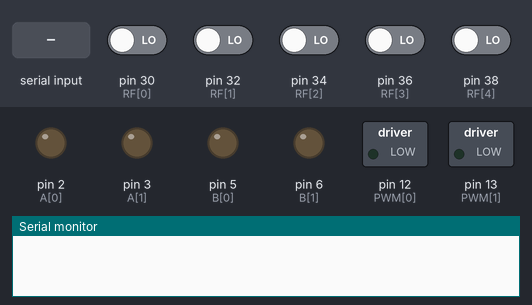
A sketch run on a simulated Arduino Mega 2560, built with avr-gcc and run on an emulated ATmega2560. Shown: switched loads named in the sketch (green lamp = pin HIGH), output pins drawn as LEDs (lit = HIGH), the last lines printed to the serial monitor. The inputs (shaded band) are chosen by the test bench; at power-on: pin 30 (RF[0]), pin 32 (RF[1]), pin 34 (RF[2]), pin 36 (RF[3]), pin 38 (RF[4]) LOW. Pins used as bus, display or sensor lines are not drawn.

Above: at 1.2 s.
1.3 s: "l" received over the second serial link
At 2.5 s:
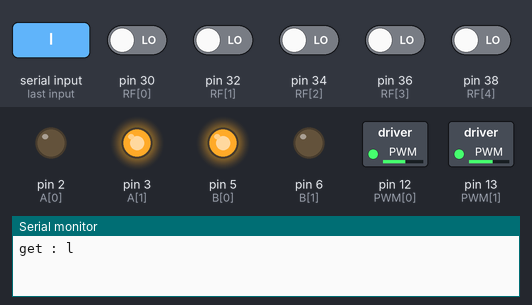
2.8 s: pin 30 (RF[0]) driven HIGH
At 3.7 s:
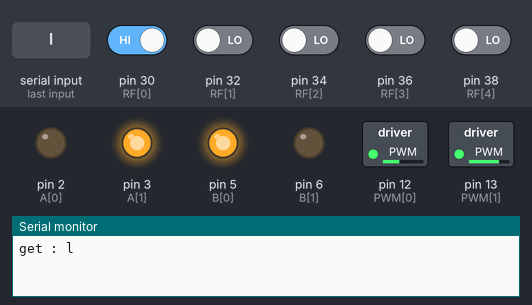
4.3 s: pin 32 (RF[1]) driven HIGH
At 4.9 s:
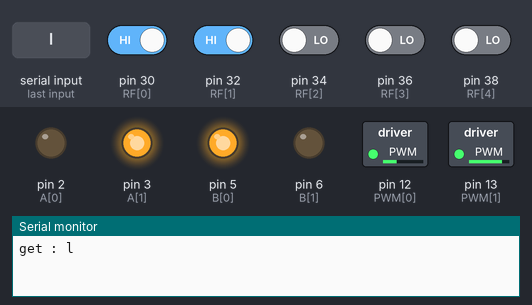
5.8 s: pin 38 (RF[4]) driven HIGH
At 7.0 s:
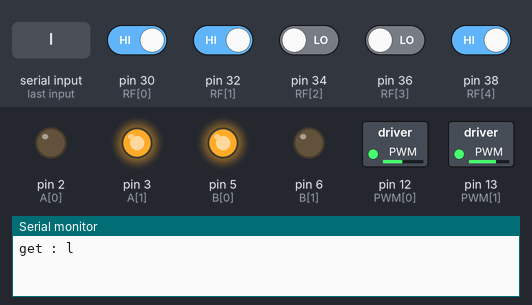
7.3 s: pin 34 (RF[2]) driven HIGH
At 7.98 s:
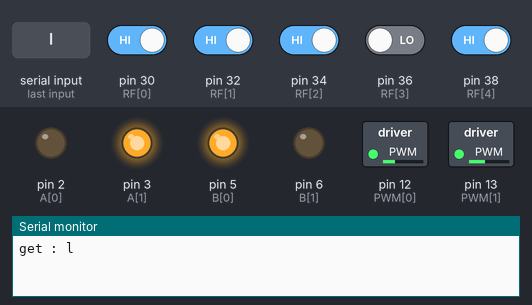
9.6 s: "r" received over the second serial link
At 9.8 s:
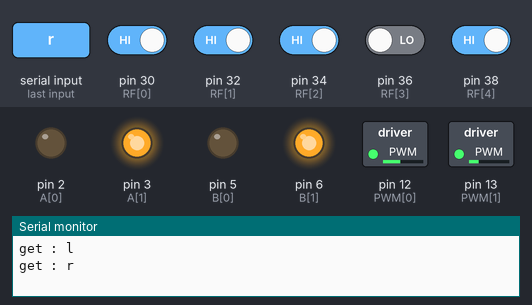
Timing chart, 0 to 12.4 s (numbered marks = the images above; inputs shaded):
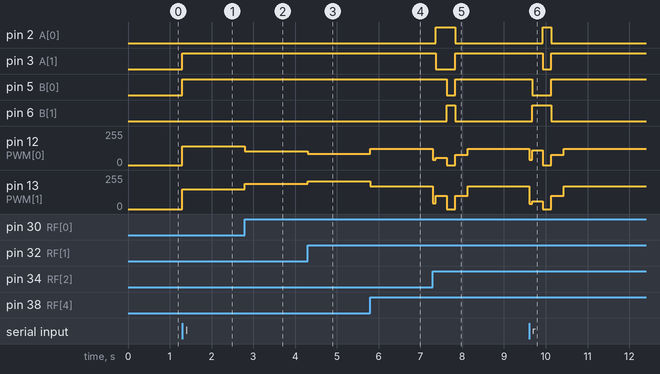

The sketch:

ver4.17.ino
```cpp
/***************************************************************************/
// File       [final_project.ino]
// Author     [Erik Kuo]
// Synopsis   [Code for managing main process]
// Functions  [setup, loop, Search_Mode, Hault_Mode, SetState]
// Modify     [2020/03/27 Erik Kuo]
/***************************************************************************/

#define DEBUG  // debug flag

// for RFID
#include <MFRC522.h>
#include <SPI.h>
#include <SoftwareSerial.h>
/*===========================define pin & create module object================================*/
// SoftwareSerial BT(10, 11);
#define BT Serial1
int PWM[] = {12, 13}; // A, B
int A[] = {2, 3};
int B[] = {5, 6};
int RF[] = {30, 32, 34, 36, 38};
int loop_cnt = 0;
// RFID, 請按照自己車上的接線寫入腳位
#define RST_PIN 9                // 讀卡機的重置腳位
#define SS_PIN 53               // 晶片選擇腳位
MFRC522 mfrc522(SS_PIN, RST_PIN);  // 建立MFRC522物件
/*===========================define pin & create module object===========================*/

/*============setup============*/
void setup() {
    Serial.begin(9600);
    BT.begin(9600);
    SPI.begin();
    mfrc522.PCD_Init();
    for(int i = 0; i < 2; i++)
        pinMode(PWM[i], OUTPUT), pinMode(A[i], OUTPUT), pinMode(B[i], OUTPUT);
    for(int i = 0; i < 5; i++)
        pinMode(RF[i], INPUT);

#ifdef DEBUG
#endif
}
/*============setup============*/

/*=====Import header files=====*/
#include "RFID.h"
// #include "bluetooth.h"
// #include "node_slow.h"
#include "node.h"
// #include "track.h" functions are in node.h
/*=====Import header files=====*/

/*===========================initialize variables===========================*/
int _Tp = 100;                                // set your own value for motor power
//BT_CMD _cmd = NOTHING;  // enum for bluetooth message, reference in bluetooth.h line 2
/*===========================initialize variables===========================*/

/*===========================declare function prototypes===========================*/
void Search();    // search graph
void SetState();  // switch the state

int state = 0;

bool checkMFRC(){
    if(!mfrc522.PICC_IsNewCardPresent() || !mfrc522.PICC_ReadCardSerial()) {
        return false;
    } //PICC_IsNewCardPresent()：是否感應到新的卡片?
    Serial.println(F("*Card Detected:*"));
    // mfrc522->PICC_DumpDetailsToSerial(&(mfrc522->uid)); //讀出 UID
    for (byte i = 0; i < mfrc522.uid.size; i++) {
        Serial.print(mfrc522.uid.uidByte[i], HEX);
        BT.print(mfrc522.uid.uidByte[i], HEX);
        // uidStr += String(mfrc522.uid.uidByte[i], HEX);
    }
    Serial.println("");
    BT.println("");
    mfrc522.PICC_HaltA(); // 讓同一張卡片進入停止模式 (只顯示一次)
    mfrc522.PCD_StopCrypto1(); // 停止 Crypto1
    return true;
}

String s = "fflfbfrrlrbllflbfbs";
int sid = 0;
char BT_get(){
    // if(sid == s.length()) return 'z';
    // return s[sid++];
    if(BT.available()){
        char c = BT.read();
        Serial.print("get : ");
        Serial.println(c);
        return c;
    }
    return 'z';
}

int cnt = 0, id = 1, ini = 0;
char c = 'z';
char lst = 'z';

void send(String s){
    for(int i = 0; i < s.length(); i++){
        byte b = s[i];
        if(b < 0x10) BT.print("0");
        BT.print(b, HEX);
    }
    BT.println("");
}

void loop(){
    // tracking();
    // return;
    // if(c == 'b'){
    //     mfrc522.PCD_Init();
    //     checkMFRC();
    // }
    // while(true){
    //     mfrc522.PCD_Init();
    //     checkMFRC();
    // }
    if(!ini){
        while(c == 'z') c = BT_get();
        String u = "car_received...";
        if (c >= 32 && c <= 126) {
            u += String(c);  // only append printable ASCII
        }
        else {
            u += "[?]";      // placeholder or skip
        }
        BT.println(u);
    }
    ini = 1;
    if(ck() >= 4){
        switch(c){
            case 'l':
                TurnLeft();
                break;
            case 'r':
                TurnRight();
                break;
            case 'b':
                UTurn();
                break;
            case 'f':
                Forward();
                break;
            case 's':
                while(true){
                    Writemotor(0, 0);
                }
                break;
            default:
                while(true){
                    Writemotor(0, 0);
                }
                break;
        }
        unsigned long st = millis();
        while(millis() - st < 200){
            tracking();
        }
        lst = c;
        c = 'z';
        while(c == 'z') c = BT_get();
        // char a = char('a' + cnt);
        // cnt++;
        // String str = "get : " + String(c);
        // send(str);
        // BT.println("s");
        // delay(500);
        BT.println(c);
        // String u = "car_received...";
        // if (c >= 32 && c <= 126) {
        //     u += String(c);  // only append printable ASCII
        // }
        // else {
        //     u += "[?]";      // placeholder or skip
        // }
        // cnt++;
        // if(cnt > 15){
        //     stop(5000);
        // }
        // if(c >= 127){
        //     stop(5000);
        // }
        // Serial.println(u);
        // BT.println(u);
    }
    if(c == 'b' || lst == 'b'){
        mid_tracking();
        mfrc522.PCD_Init();
        checkMFRC();
    }
    else tracking();
}


void SetState() {

    // TODO:
    // 1. Get command from bluetooth
    // 2. Change state if need
}

void Search() {
    // TODO: let your car search graph(maze) according to bluetooth command from computer(python
    // code)
}
/*===========================define function===========================*/
```

RFID.h
```cpp
/***************************************************************************/
// File       [RFID.h]
// Author     [Erik Kuo]
// Synopsis   [Code for getting UID from RFID card]
// Functions  [rfid]
// Modify     [2020/03/27 Erik Kuo]
/***************************************************************************/

/*===========================don't change anything in this file===========================*/

#include <MFRC522.h>  // 引用程式庫
#include <SPI.h>
/* pin---- SDA:9 SCK:13 MOSI:11 MISO:12 GND:GND RST:define on your own  */

byte* rfid(byte& idSize) {
    // 確認是否有新卡片
    if (mfrc522.PICC_IsNewCardPresent() && mfrc522.PICC_ReadCardSerial()) {
        byte* id = mfrc522.uid.uidByte;  // 取得卡片的UID
        idSize = mfrc522.uid.size;       // 取得UID的長度

// Serial.print("PICC type: ");      // 顯示卡片類型
//  根據卡片回應的SAK值（mfrc522.uid.sak）判斷卡片類型
// MFRC522::PICC_Type piccType = mfrc522.PICC_GetType(mfrc522.uid.sak);
// Serial.println(mfrc522.PICC_GetTypeName(piccType));
#ifdef DEBUG
        Serial.print("UID Size: ");  // 顯示卡片的UID長度值
        Serial.println(idSize);
        for (byte i = 0; i < idSize; i++) {  // 逐一顯示UID碼
            Serial.print("id[");
            Serial.print(i);
            Serial.print("]: ");
            Serial.println(id[i], HEX);  // 以16進位顯示UID值
        }
        Serial.println();
#endif
        mfrc522.PICC_HaltA();  // 讓卡片進入停止模式
        return id;
    }
    return 0;
}
```

node.h
```cpp
/***************************************************************************/
// File			  [node.h]
// Author		  [Erik Kuo, Joshua Lin]
// Synopsis		[Code for managing car movement when encounter a node]
// Functions  [/* add on your own! */]
// Modify		  [2020/03/027 Erik Kuo]
/***************************************************************************/

/*===========================import variable===========================*/
int extern _Tp;
int extern PWM[];
int extern A[];
int extern B[];
int extern RF[];
/*===========================import variable===========================*/

// TODO: add some function to control your car when encounter a node
// here are something you can try: left_turn, right_turn... etc.

int ck(){
    int c = 0;
    for(int i = 0; i < 5; i++) c += digitalRead(RF[i]);
    return c;
}

void Writemotor(double a, double b){
    analogWrite(PWM[0], abs(a));
    analogWrite(PWM[1], abs(b));
    digitalWrite(A[0], a <= 0);
    digitalWrite(A[1], a > 0);
    digitalWrite(B[0], b > 0);
    digitalWrite(B[1], b <= 0);
}

double arr[] = {-40, -20, 0, 20, 40};
int rd[5] = {};

void tracking(bool flag = false){
  double error = 0;
  for(int i = 0; i < 5; i++) if((rd[i] = digitalRead(RF[i]))) error += arr[i];
  // int m0 = rd[2], l2 = rd[0], l1 = rd[1], r1 = rd[3], r2 = rd[4];
  // if(m0 and l2+l1+r1+r2==0){
  //     Writemotor(248,255);
  //   }else if(m0+r1==2 and r2+l1+l2==0){
  //     Writemotor(215,180);
  //   }else if(m0+l1==2 and l2+r1+r2==0){
  //     Writemotor(176,220);
  //   }else if(r1 and r2+m0+l1+l2==0){
  //     Writemotor(195,150);
  //   }else if(l1 and l2+m0+r1+r2==0){
  //     Writemotor(147,200);
  //   }else if(r1+r2==2 and m0+l1+l2==0){
  //     Writemotor(195,120);
  //   }else if(l1+l2==2 and m0+r1+r2==0){
  //     Writemotor(118,200);
  //   }else if(r2==1 and r1+m0+l1+l2==0){
  //     Writemotor(195,80);
  //   }else if(l2==1 and l1+m0+r1+r2==0){
  //     Writemotor(79,200);
  //   }else if(l2+l1+m0+r1+r2==0){
  //     // Writemotor(-195,-200);
  //     Writemotor(248,255);
  //   }else{
  //     Writemotor(0,0);
  //   }

  // return;
  // if(rd[0]){
  //   Writemotor(80, 150);
  //   return;
  // }
  // if(rd[4]){
  //   Writemotor(145, 85);
  //   return;
  // }

  int kp = 1, tp = 150; // old : 37 // new kp : 170
  // int kp = 22, tp = 90;
  //int powerCorrection = kp * error + kd * dError + ki * sumError;
  //lastError = error;
  int vr = (tp - error);
  int vl = 0.95 * (tp + error);

  // int vl = 0.95 * (tp + powerCorrection) * (powerCorrection <= 0 ? 1 : 0.75);
  // int vr = (tp - powerCorrection) * (powerCorrection >= 0 ? 1 : 0.75);
  // int deduct = digitalRead(RF[0]) | digitalRead(RF[4]);
  // if(deduct) vl *= 0.85, vr *= 0.85;
  //vl = min(vl, 255), vr = min(vr, 255);
  //vl = max(vl, -255), vr = max(vr, -255);
  Writemotor(vl, vr);
}

double slow_arr[] = {-20, -10, 0, 10, 20};
void slow_tracking(){
  double powerCorrection = 0;
  for(int i = 0; i < 5; i++) powerCorrection += slow_arr[i] * digitalRead(RF[i]);
  int tp = 90;
  int vr = (tp - powerCorrection);
  int vl = 0.95 * (tp + powerCorrection);
  vl = min(vl, 255), vr = min(vr, 255);
  vl = max(vl, -255), vr = max(vr, -255);
  Writemotor(vl, vr);
}

double mid_arr[] = {-30, -15, 0, 15, 30};
void mid_tracking(){
  double powerCorrection = 0;
  for(int i = 0; i < 5; i++) powerCorrection += mid_arr[i] * digitalRead(RF[i]);
  int tp = 130;
  int vr = (tp - powerCorrection);
  int vl = 0.95 * (tp + powerCorrection);
  vl = min(vl, 255), vr = min(vr, 255);
  vl = max(vl, -255), vr = max(vr, -255);
  Writemotor(vl, vr);
}
void stop(double t = 100){
  unsigned long start_time = millis();
  start_time = millis();
  while(millis() - start_time < t){
    Writemotor(0, 0);
  }
}
void TurnLeft(unsigned long wait_ms = 260){
  unsigned long st = millis();
  while(millis() - st < 70){
    Writemotor(40, 45);
  }
  st = millis();
  while(millis() - st < wait_ms){
    Writemotor(-55, 100);
  }
  while(!digitalRead(RF[0])){
    Writemotor(-30, 50);
  }
  stop(200);
  st = millis();
  while(millis() - st < 300){
    slow_tracking();
  }
}


void TurnRight(unsigned long wait_ms = 260){
  unsigned long st = millis();
  while(millis() - st < 70){
    Writemotor(40, 40);
  }
  st = millis();
  while(millis() - st < wait_ms){
    Writemotor(110, -60);
  }
  while(!digitalRead(RF[4])){
    Writemotor(55, -45);
  }
  stop(200);
  st = millis();
  while(millis() - st < 300){
    slow_tracking();
  }
}

void UTurn(unsigned long wait_ms = 440){
  unsigned long st = millis();
  st = millis();
  while(millis()-st < wait_ms){
    Writemotor(80, -200);
  }
  while(!digitalRead(RF[4])){
    Writemotor(28, -70);
  }
  stop(200);
  st = millis();
  while(millis() - st < 300){
    slow_tracking();
  }
}

void Forward(){
  while(ck() == 5){
    Writemotor(130, 138);
  }
}
```

Measured:
- after the input at 1.3 s, pin 3 (A[1]), pin 5 (B[0]): LOW → HIGH at once; pin 12 (PWM[0]): 0/255 → 142/255 at once; pin 13 (PWM[1]): 0/255 → 150/255 at once
- after the input at 2.8 s, pin 12 (PWM[0]): 142/255 → 104/255 at once; pin 13 (PWM[1]): 150/255 → 190/255 at once
- after the input at 4.3 s, pin 12 (PWM[0]): 104/255 → 85/255 at once; pin 13 (PWM[1]): 190/255 → 210/255 at once
- after the input at 5.8 s, pin 12 (PWM[0]): 85/255 → 123/255 at once; pin 13 (PWM[1]): 210/255 → 170/255 at once
- after the input at 7.3 s, pin 2 (A[0]): LOW → HIGH after 0.07 s, → LOW 0.46 s later; pin 3 (A[1]): HIGH → LOW after 0.07 s, → HIGH 0.46 s later; pin 5 (B[0]): HIGH → LOW after 0.33 s, → HIGH 0.20 s later; pin 6 (B[1]): LOW → HIGH after 0.33 s, → LOW 0.20 s later
- after the input at 9.6 s, pin 2 (A[0]): LOW → HIGH after 0.33 s, → LOW 0.20 s later; pin 3 (A[1]): HIGH → LOW after 0.33 s, → HIGH 0.20 s later; pin 5 (B[0]): HIGH → LOW after 0.07 s, → HIGH 0.46 s later; pin 6 (B[1]): LOW → HIGH after 0.07 s, → LOW 0.46 s later
